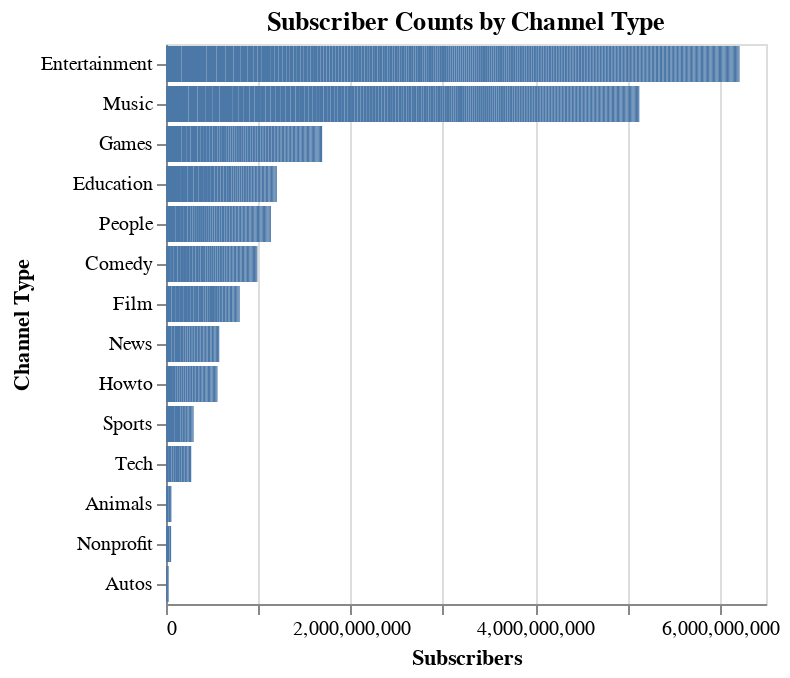

The notebook cell this image was saved under:
### Markdown cell above
"What is the distribution of subscribers for each Youtube Channel type?"

A simple bar graph provides all the necessary information without distractors. It is relatively easy to compare the counts of subscribers for each category. The second visualization provides a more artistic view, with each color representing a distinct category. The size of the colored portion provides details of the subscribers count. This visualization is great for simple proportion comparison between categories. However, it might be hard to compare categories far away from each other. The third is a simple line chart. It appears more precise and cleaner than a bar graph. 

We would select a bar graph to answer this question, as it quickly highlights the channel types that have higher or lower distribution of subscribers.

### Code cell
img1final = alt.Chart(clean_data).mark_bar().encode(
    alt.X('subscribers:Q', title = 'Subscribers'),
    alt.Y('channel_type:N', title = 'Channel Type').sort('-x')
).properties(title = 'Subscriber Counts by Channel Type')
img1final

### Figure 1 — Vega-Lite specification as saved in the notebook (floating-point values rounded to 4 significant figures; data arrays with more than 128 entries replaced by an {"elided": "..."} marker saying what was removed)
{"config": {"view": {"continuousWidth": 300, "continuousHeight": 300}}, "data": {"name": "data-46f06f13d7cfc6420add7fcba92f2db4"}, "mark": {"type": "bar"}, "encoding": {"x": {"field": "subscribers", "title": "Subscribers", "type": "quantitative"}, "y": {"field": "channel_type", "sort": "-x", "title": "Channel Type", "type": "nominal"}}, "title": "Subscriber Counts by Channel Type", "$schema": "https://vega.github.io/schema/vega-lite/v5.8.0.json", "datasets": {"data-46f06f13d7cfc6420add7fcba92f2db4": {"elided": "824 records"}}}
